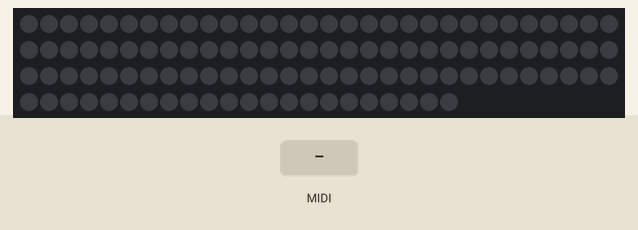
A sketch run on a simulated Teensy 4. Shown: 112 RGB LEDs in strip order, left to right, continuing on the next row. Inputs (shaded band) come from the test bench. Dim RGB values are drawn brighter than linear; random numbers use the default seed unless the sketch sets one; what the sketch prints to the serial monitor is not drawn.

Above: at 1.2 s.
1.3 s: MIDI note 60 received
At 1.47 s:
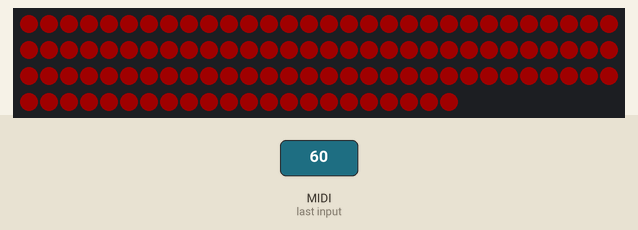
3.4 s: MIDI note 64 received
At 3.57 s:
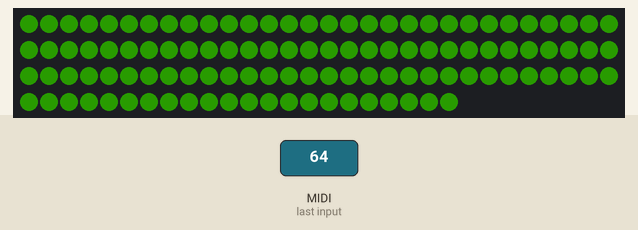
5.5 s: MIDI note 67 received
At 5.66 s:
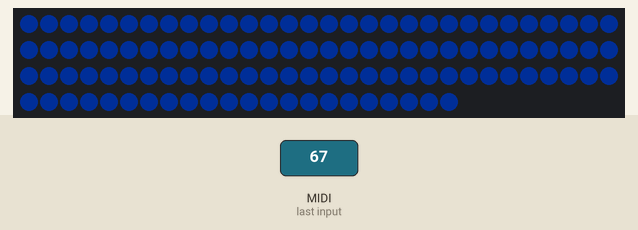
7.6 s: MIDI note 36 received
At 7.76 s:
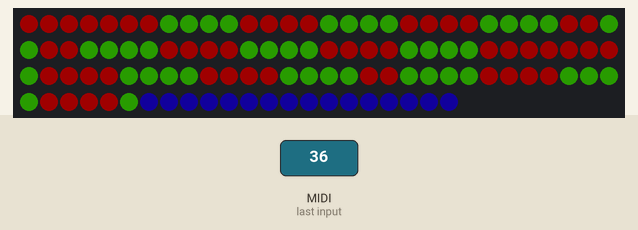
9.6 s: MIDI note 48 received
At 9.78 s:
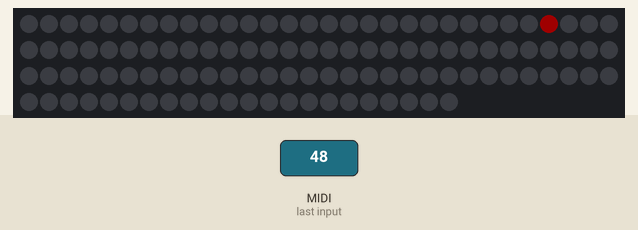
11.4 s: MIDI note 72 received
At 12.15 s:
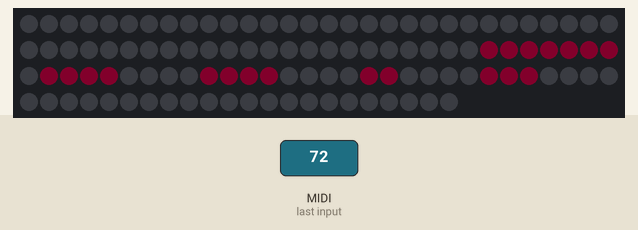
Timing chart, 0 to 14.2 s (numbered marks = the images above; inputs shaded):
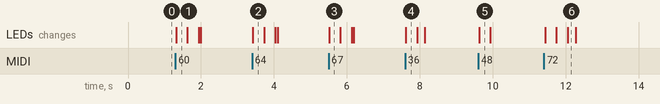

The sketch:

TerrorCactus.ino
```cpp
#include "FastLED.h"
#include "Ring.h"

#define NUM_LEDS 112
#define DATA_PIN 2
#define OUTER_START 0
#define INNER_START 52
#define CIRCLE_START 96
#define FRAMES_PER_SECOND 120

// 52 LEDS in the outside
// 44 LEDS in the inside
// 16 LEDS in the circle

Ring outerRing(0, OUTER_START, INNER_START);
Ring innerRing(1, INNER_START, CIRCLE_START);
Ring circle(2, CIRCLE_START, NUM_LEDS);

Ring rings[3] = {
  outerRing, innerRing, circle
};

int is[NUM_LEDS] = {
  0, 1, 2, 3, 4, 5, 6, 94, 93, 92, 91, 86,
  85, 84, 83, 78, 77, 72, 71, 70, 69, 64, 63, 62,
  61, 53, 54, 55, 56, 57, 58, 59, 48, 47, 46, 45,
  40, 39, 38, 37, 32, 31, 28, 27, 19, 20, 21, 22,
  12, 13, 14, 11,

  10, 9, 8, 7, 95, 88, 89, 90, 87, 80, 81, 82,
  79, 76, 73, 74, 75, 68, 65, 66, 67, 60, 52, 51,
  50, 49, 44, 43, 42, 41, 36, 35, 34, 33, 30, 29,
  26, 25, 24, 23, 18, 17, 16, 15,

  104, 103, 102, 101, 100, 99, 98, 97, 96, 111, 110,
  109, 108, 107, 106, 105
};

CRGB leds[NUM_LEDS];

void setup() {
  FastLED.addLeds<WS2811, DATA_PIN>(leds, NUM_LEDS);
  FastLED.setBrightness(50);
  usbMIDI.setHandleNoteOn(OnNoteOn);
  usbMIDI.setHandleNoteOff(OnNoteOff);
}

void OnNoteOn(byte channel, byte note, byte velocity) {
  Serial.print(note, velocity);
  for (int i = 0; i < 3; i++) {
    rings[i].NoteOn(note, velocity);
  }
  Serial.print("NOTE ON");
}

void OnNoteOff(byte channel, byte note, byte velocity) {
  Serial.println("NOTE OFF");
  for (int i = 0; i < 3; i++) {
    rings[i].NoteOff();
  }
}

struct LED {
  int color;
  int bright;
  int sat;
};


void loop() {
  usbMIDI.read();
  for (int i = 0; i < NUM_LEDS; i++) {
    for (int r = 0; r < 3; r++) {
      if (i >= rings[r].firstLed && i < rings[r].lastLed) {
        LED led;
        led = rings[r].GetColor(i);
        leds[is[i]] = CHSV(led.color, 255, led.bright);
      }
    }
  }

  for (int i = 0; i < 3; i++) {
    rings[i].Update();
  }

  FastLED.show();
  FastLED.delay(1);

}
```

Ring.cpp
```cpp
#include "Arduino.h"
#include "Ring.h"

// layer order

Ring::Ring(int i, int start, int end) {
  index = i;
  length = abs(start - end);
  firstLed = start;
  lastLed = end;

}

void Ring::NoteOn(byte note, byte velocity) {
  // keep a stack of 5 note structs that include note and velocity, added on NoteOn, removed on NoteOff
  //  int noteArray[5];

  int c = ((int)note % 12) * (255.0 / 12.0);
  int brightness = (int)velocity * 2;
  bright = brightness;
  noteIsOn = true;
  lastHit = millis();
  pattern = (int)(((int)note - 10) / 12) - 1;
  color = c;
  //  Serial.print("NOTE: ");
  //  Serial.println(note);
  //  Serial.print("PATTERN: ");
  //  Serial.println(pattern);
  //  Serial.println("=========");
}

void Ring::NoteOff() {
  noteIsOn = false;
}

void Ring::Update() {
  if (bright > 0 && !noteIsOn) {
    int rate = 5;
    if (bright - rate < 0) {
      bright = 0;
    }
    else {
      bright -= rate;
    }
  }
}

struct LED {
  int color; //array for each led  int color[length]
  int bright; //array for each led
  int sat; //array for each led
};

struct LED Ring::GetColor(int i) {
  struct LED led;
  switch (pattern) {
    case 0: // solid
      led.color = color;
      led.bright = bright;
      return led;
    case 1: // all rings their own color
      led.color = (int)(color + index * (255.0 / 3.0));
      led.bright = bright;
      return led;
    case 2: // random sparkle
      led.color = color;
      led.bright = bright;
      if (random(0, 112) == i) {
        led.bright = bright;
      } else {
        led.bright = 0;
      }
      return led;
    case 3: //rainbox: millis keeps counting up forever! change this
      led.color = color + (i - firstLed) * (155.0 / length) * (millis()-lastHit) / 1000;
      led.bright = bright;
      if (index != 0) {
        noteIsOn = false;
      }
      return led;
    case 4: // spiral
      led.color = color + sin(millis()/250.0) * 30;
      if((millis() - lastHit) / 20.0 > i && (millis() - lastHit) / 20.0 - 20 < i){
        led.bright = bright;
      } else {
        led.bright = 0;
      }
      return led;
    case 5: // breathe
      led.color = color + sin(millis()/250.0) * 30;
      led.bright = bright;
      return led;
    case 6: // wave
      led.color = color + 18.0 * sin((i - firstLed) * 100.0 / length * (millis()-lastHit));
      led.bright = bright;
      return led;
    case 7: // inner circle only
      led.color = color + sin(millis()/50.0) * 30;
      if(index==2){
        led.bright = bright;
      } else {
        led.bright = 0;
      }
      return led;
    case 8: // strobe
      led.color = color + sin(millis()/250.0) * 30;
      led.bright = (millis()%50)%2==0 ? bright : 0;
      return led;
    default:
      // Serial.println("DEFAULT=========");
      // Serial.print("COLOR:");
      // Serial.println(color);
      // Serial.println("=========");
      led.color = color;
      led.bright = bright;
      return led;
  }
}
```

Ring.h
```cpp
#ifndef Ring_h
#define Ring_h
#include "Arduino.h"

class Ring {
  public:
    Ring(int index, int start, int end);
    void Update();
    struct LED GetColor(int i);
    void NoteOn(byte note, byte velocity);
    void NoteOff();
    int length;
    int index;
    int bright = 0;

    int lastHit;

    int firstLed;
    int lastLed;

    int color;
    int sat;
    int gradient;
    int noteIsOn;
    int pattern;
};

#endif
```

Measured:
- after the input at 1.3 s, the LEDs: change at once (image 1)
- after the input at 3.4 s, the LEDs: change at once (image 2)
- after the input at 5.5 s, the LEDs: change at once (image 3)
- after the input at 7.6 s, the LEDs: change at once (image 4)
- after the input at 9.6 s, the LEDs: change at once (image 5)
- after the input at 11.4 s, the LEDs: first change at once (image 6 shows a later state)
